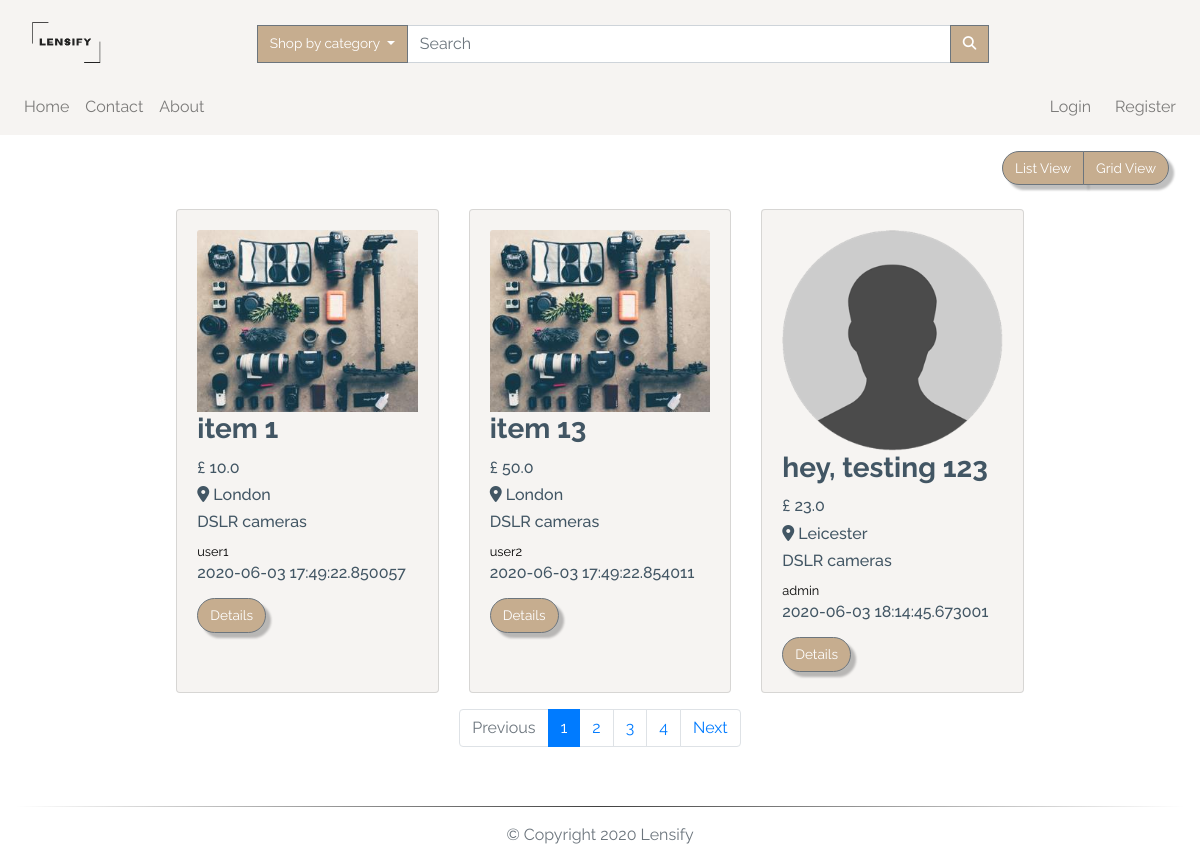
Page /search/1 on the committed database.
### app/models.py (models this page shows, shortened)
class TimestampMixin(object):
    created_at = db.Column(db.DateTime, nullable=False,
                           default=datetime.utcnow)
    updated_at = db.Column(db.DateTime, onupdate=datetime.utcnow)

class ItemForSale(db.Model, TimestampMixin):
    __tablename__ = "for_sale"
    id = db.Column(db.Integer, primary_key=True)
    title = db.Column(db.String(100), nullable=False)
    description = db.Column(db.Text, nullable=False)
    quantity = db.Column(db.Integer, nullable=False, default=1)
    condition = db.Column(db.String(50), nullable=False)
    item_city = db.Column(db.String(50), nullable=False)
    price = db.Column(db.Float, nullable=False)
    item_views = db.Column(db.Integer, default=0)
    image_file = db.Column(Json(128), nullable=False,
                           default=['item.jpg'])
    sold = db.Column(db.Boolean, default=False)
    seller_id = db.Column(db.Integer, db.ForeignKey("users.id"))
    category_id = db.Column(db.Integer, db.ForeignKey("categories.id"))

class Category(db.Model, TimestampMixin):
    __tablename__ = "categories"
    id = db.Column(db.Integer, primary_key=True)
    name = db.Column(db.String(30), nullable=False, unique=True)
    item_cat = db.relationship(
        "ItemForSale", backref="category", lazy="dynamic")

class User(db.Model, TimestampMixin, UserMixin):
    __tablename__ = "users"
    id = db.Column(db.Integer, primary_key=True)
    first_name = db.Column(db.String(50), nullable=False)
    last_name = db.Column(db.String(50), nullable=False)
    username = db.Column(db.String(50), unique=True, nullable=False)
    email = db.Column(db.String(115), unique=True, nullable=False)
    image_file = db.Column(db.String(80), nullable=False,
                           default="default.jpg")
    password_hash = db.Column(db.String(60), nullable=False)
    items_for_sale = db.relationship(
        "ItemForSale", backref="seller", lazy="dynamic")
    items_buyer = db.relationship("Order", backref="buyer", lazy="dynamic")
    address = db.relationship(
        "Address", secondary="user_addresses", backref="user", lazy="dynamic"
    )
    followed = db.relationship(
        'User', secondary=followers,
        primaryjoin=(followers.c.follower_id == id),
        secondaryjoin=(followers.c.followed_id == id),
        backref=db.backref('followers', lazy='dynamic'), lazy='dynamic')

### app/routes.py (the view)
@app.route('/search/<cat_id>', methods=['GET', 'POST'])
def search(cat_id=None):
    page = request.args.get('page', 1, type=int)
    available_items = ItemForSale.query.paginate(
        page, app.config['POSTS_PER_PAGE'], False)
    if cat_id is not None:
        available_items = ItemForSale.query.join(
            Category, (ItemForSale.category_id == cat_id)).paginate(
            page, app.config['POSTS_PER_PAGE'], False)
        next_url = url_for('search', page=available_items.next_num) \
            if available_items.has_next else None
        prev_url = url_for('search', page=available_items.prev_num) \
            if available_items.has_prev else None
        return render_template("search.html", available_items=available_items.items,
                               next_url=next_url, prev_url=prev_url, page=page, page_num=available_items.iter_pages())
    return render_template("search.html")

### app/models.py (called while the page is built)
    def process_result_value(self, value, dialect):
        return json.loads(value)

### app/routes.py (called while the page is built)
@app.before_request
def before_request():
    if current_user.is_authenticated:
        current_user.updated_at = datetime.utcnow()
        db.session.commit()

@app.context_processor
def inject_categories():
    categories = Category.query.join(
        ItemForSale, (Category.id == ItemForSale.category_id)).all()
    return dict(categories=categories)

### app/templates/search.html
{% extends "layout.html" %}
{% block app_content %}
<div class="row">
  <div class="col-lg-12 my-3">
    <div class="float-right mr-3">
      <div class="btn-group">
        <button class="btn btn-secondary" id="list">
          List View
        </button>
        <button class="btn btn-secondary" id="grid">
          Grid View
        </button>
      </div>
    </div>
  </div>
</div>
<div id="products" class="row view-group w-75 mx-auto">
  {%for item in available_items %}
  <div class=" item col-12 col-md-6 col-lg-4 py-2">
    <div class="card custom-bg h-100">
      <div class="card-body">
        <img class="img-fluid card-img-top group list-group-image img-event"
          src="{{url_for('static', filename='img/items/' + item.image_file[0])}}" alt="" />
        <h3 class="card-title list-group-item-heading font-weight-bold ">{{item.title}}</h3>
        <small class="d-block font-weight-bold card-text">
          <h6>£ {{item.price}}</h6>
        </small>
        <small class="font-weight-bold card-text">
          <h6 class="text-capitalize"><i class="fas fa-map-marker-alt"></i> {{item.item_city}}</h6>
        </small>
        <small class="card-text">
          <h6>{{item.category.name}}</h6>
        </small>
        <small class="card-text">
          <a href="{{url_for('user', username=item.seller.username)}}">
            {{item.seller.username}}
          </a>
        </small>
        <small class="card-text">
          <h6>{{item.created_at}}</h6>
        </small>
        <a href="{{url_for('item', item_id=item.id)}}" class="btn btn-secondary mt-2">
          Details
        </a>
      </div>
    </div>
  </div>
  {% endfor %}
  <nav aria-label="Page navigation" class="col-12 my-2">
    <ul class="pagination justify-content-center">
      <li class="page-item {% if not prev_url %} disabled {% endif %}">
        <a class="page-link" href="{{ prev_url }}" tabindex="-1">Previous</a>
      </li>
      {% for num in page_num %}
      {% if num %}
      <li class="page-item {% if page == num %} active {% endif %}"><a class="page-link"
          href="{{url_for('index', page=num)}}">{{ num }}</a></li>
      {% else %}
      <span class="page-item ellipsis">…</span>
      {% endif %}
      {% endfor %}
      <li class="page-item {% if not next_url %} disabled {% endif %}">
        <a class="page-link" href="{{ next_url }}">Next</a>
      </li>
    </ul>
  </nav>
</div>
{% endblock app_content %}

### app/static/css/styles.css (style rules this page uses)
:root { --main-color: #fff; --second-color: #425664; --third-color: #f6f4f2; --fourth-color: #c6ad8f; }
*, *::before, *::after { margin: 0; padding: 0; box-sizing: border-box; list-style: none; text-decoration: none; }
body, html { background: var(--main-color); min-height: 100vh; width: 100%; color: var(--second-color); font-family: "Raleway", sans-serif; word-break: normal; }
html { position: relative; }
a { color: black; text-decoration: none; cursor: pointer; }
ul { margin: 0; }
.btn { font-size: 85%; white-space: nowrap; }
.btn-secondary { filter: drop-shadow(5px 5px 1px rgba(0, 0, 0, 0.25)); background-color: var(--fourth-color); border-radius: 20px; color: var(--main-color); }
.custom-bg { background-color: var(--third-color); }
.pagination { flex-wrap: wrap; }

### rows in the picture
ItemForSale: title "item 1", price "10.0", item_city "London", category.name "DSLR cameras", seller.username "user1", created_at "2020-06-03 17:49:22.850057"
ItemForSale: title "item 13", price "50.0", item_city "London", category.name "DSLR cameras", seller.username "user2", created_at "2020-06-03 17:49:22.854011"
ItemForSale: shows a picture, title "hey, testing 123", price "23.0", item_city "Leicester", category.name "DSLR cameras", seller.username "admin", created_at "2020-06-03 18:14:45.673001"

### other values in the picture
{{ num }} "1" "2" "3" "4"
